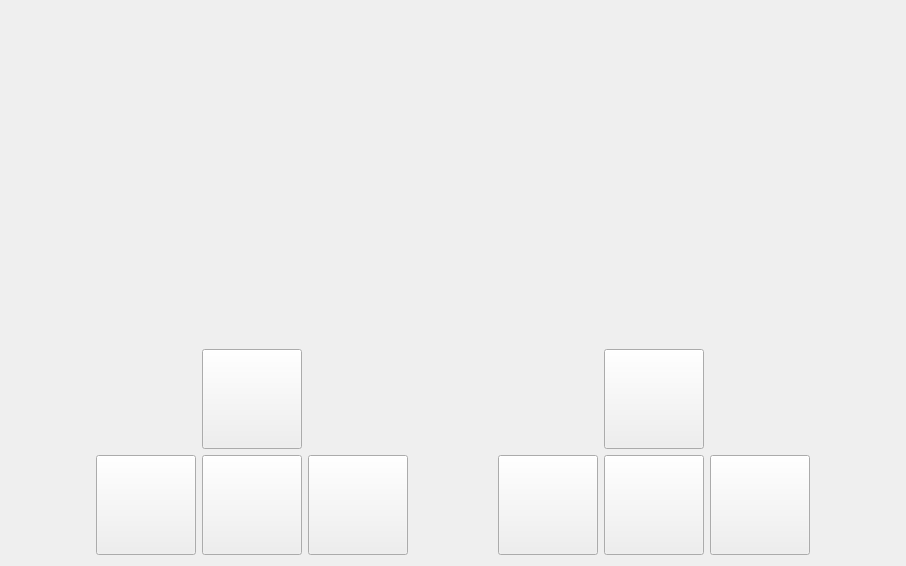
<?xml version="1.0" encoding="UTF-8"?>
<ui version="4.0">
 <class>CocpitConsoleWidget</class>
 <widget class="QWidget" name="CocpitConsoleWidget">
  <property name="geometry">
   <rect>
    <x>0</x>
    <y>0</y>
    <width>906</width>
    <height>566</height>
   </rect>
  </property>
  <property name="windowTitle">
   <string>Form</string>
  </property>
  <layout class="QVBoxLayout" name="verticalLayout">
   <item>
    <spacer name="verticalSpacer">
     <property name="orientation">
      <enum>Qt::Vertical</enum>
     </property>
     <property name="sizeHint" stdset="0">
      <size>
       <width>20</width>
       <height>268</height>
      </size>
     </property>
    </spacer>
   </item>
   <item>
    <layout class="QHBoxLayout" name="horizontalLayout_3">
     <item>
      <spacer name="horizontalSpacer_2">
       <property name="orientation">
        <enum>Qt::Horizontal</enum>
       </property>
       <property name="sizeHint" stdset="0">
        <size>
         <width>40</width>
         <height>20</height>
        </size>
       </property>
      </spacer>
     </item>
     <item>
      <layout class="QHBoxLayout" name="horizontalLayout_2">
       <item>
        <layout class="QVBoxLayout" name="verticalLayout_7">
         <item>
          <spacer name="verticalSpacer_5">
           <property name="orientation">
            <enum>Qt::Vertical</enum>
           </property>
           <property name="sizeHint" stdset="0">
            <size>
             <width>20</width>
             <height>40</height>
            </size>
           </property>
          </spacer>
         </item>
         <item>
          <widget class="QPushButton" name="pushButton_9">
           <property name="minimumSize">
            <size>
             <width>100</width>
             <height>100</height>
            </size>
           </property>
           <property name="maximumSize">
            <size>
             <width>100</width>
             <height>100</height>
            </size>
           </property>
           <property name="text">
            <string/>
           </property>
           <property name="icon">
            <iconset resource="../../resources.qrc">
             <normaloff>:/Icons/Icons/left37.png</normaloff>:/Icons/Icons/left37.png</iconset>
           </property>
           <property name="iconSize">
            <size>
             <width>64</width>
             <height>64</height>
            </size>
           </property>
           <property name="shortcut">
            <string>A</string>
           </property>
          </widget>
         </item>
        </layout>
       </item>
       <item>
        <layout class="QVBoxLayout" name="verticalLayout_8">
         <item>
          <spacer name="verticalSpacer_2">
           <property name="orientation">
            <enum>Qt::Vertical</enum>
           </property>
           <property name="sizeHint" stdset="0">
            <size>
             <width>20</width>
             <height>40</height>
            </size>
           </property>
          </spacer>
         </item>
         <item>
          <widget class="QPushButton" name="pushButton_10">
           <property name="minimumSize">
            <size>
             <width>100</width>
             <height>100</height>
            </size>
           </property>
           <property name="maximumSize">
            <size>
             <width>100</width>
             <height>100</height>
            </size>
           </property>
           <property name="text">
            <string/>
           </property>
           <property name="icon">
            <iconset resource="../../resources.qrc">
             <normaloff>:/Icons/Icons/up21.png</normaloff>:/Icons/Icons/up21.png</iconset>
           </property>
           <property name="iconSize">
            <size>
             <width>64</width>
             <height>64</height>
            </size>
           </property>
           <property name="shortcut">
            <string>W</string>
           </property>
          </widget>
         </item>
         <item>
          <widget class="QPushButton" name="pushButton_11">
           <property name="minimumSize">
            <size>
             <width>100</width>
             <height>100</height>
            </size>
           </property>
           <property name="maximumSize">
            <size>
             <width>100</width>
             <height>100</height>
            </size>
           </property>
           <property name="text">
            <string/>
           </property>
           <property name="icon">
            <iconset resource="../../resources.qrc">
             <normaloff>:/Icons/Icons/down13.png</normaloff>:/Icons/Icons/down13.png</iconset>
           </property>
           <property name="iconSize">
            <size>
             <width>64</width>
             <height>64</height>
            </size>
           </property>
           <property name="shortcut">
            <string>S</string>
           </property>
          </widget>
         </item>
        </layout>
       </item>
       <item>
        <layout class="QVBoxLayout" name="verticalLayout_9">
         <item>
          <spacer name="verticalSpacer_6">
           <property name="orientation">
            <enum>Qt::Vertical</enum>
           </property>
           <property name="sizeHint" stdset="0">
            <size>
             <width>20</width>
             <height>40</height>
            </size>
           </property>
          </spacer>
         </item>
         <item>
          <widget class="QPushButton" name="pushButton_12">
           <property name="minimumSize">
            <size>
             <width>100</width>
             <height>100</height>
            </size>
           </property>
           <property name="maximumSize">
            <size>
             <width>100</width>
             <height>100</height>
            </size>
           </property>
           <property name="text">
            <string/>
           </property>
           <property name="icon">
            <iconset resource="../../resources.qrc">
             <normaloff>:/Icons/Icons/right37.png</normaloff>:/Icons/Icons/right37.png</iconset>
           </property>
           <property name="iconSize">
            <size>
             <width>64</width>
             <height>64</height>
            </size>
           </property>
           <property name="shortcut">
            <string>D</string>
           </property>
          </widget>
         </item>
        </layout>
       </item>
      </layout>
     </item>
     <item>
      <spacer name="horizontalSpacer">
       <property name="orientation">
        <enum>Qt::Horizontal</enum>
       </property>
       <property name="sizeHint" stdset="0">
        <size>
         <width>40</width>
         <height>20</height>
        </size>
       </property>
      </spacer>
     </item>
     <item>
      <layout class="QHBoxLayout" name="horizontalLayout">
       <item>
        <layout class="QVBoxLayout" name="verticalLayout_6">
         <item>
          <spacer name="verticalSpacer_4">
           <property name="orientation">
            <enum>Qt::Vertical</enum>
           </property>
           <property name="sizeHint" stdset="0">
            <size>
             <width>20</width>
             <height>40</height>
            </size>
           </property>
          </spacer>
         </item>
         <item>
          <widget class="QPushButton" name="pushButton_6">
           <property name="minimumSize">
            <size>
             <width>100</width>
             <height>100</height>
            </size>
           </property>
           <property name="maximumSize">
            <size>
             <width>100</width>
             <height>100</height>
            </size>
           </property>
           <property name="text">
            <string/>
           </property>
           <property name="icon">
            <iconset resource="../../resources.qrc">
             <normaloff>:/Icons/Icons/left37.png</normaloff>:/Icons/Icons/left37.png</iconset>
           </property>
           <property name="iconSize">
            <size>
             <width>64</width>
             <height>64</height>
            </size>
           </property>
           <property name="shortcut">
            <string>Left</string>
           </property>
          </widget>
         </item>
        </layout>
       </item>
       <item>
        <layout class="QVBoxLayout" name="verticalLayout_4">
         <item>
          <spacer name="verticalSpacer_7">
           <property name="orientation">
            <enum>Qt::Vertical</enum>
           </property>
           <property name="sizeHint" stdset="0">
            <size>
             <width>20</width>
             <height>40</height>
            </size>
           </property>
          </spacer>
         </item>
         <item>
          <widget class="QPushButton" name="pushButton_5">
           <property name="minimumSize">
            <size>
             <width>100</width>
             <height>100</height>
            </size>
           </property>
           <property name="maximumSize">
            <size>
             <width>100</width>
             <height>100</height>
            </size>
           </property>
           <property name="text">
            <string/>
           </property>
           <property name="icon">
            <iconset resource="../../resources.qrc">
             <normaloff>:/Icons/Icons/up21.png</normaloff>:/Icons/Icons/up21.png</iconset>
           </property>
           <property name="iconSize">
            <size>
             <width>64</width>
             <height>64</height>
            </size>
           </property>
           <property name="shortcut">
            <string>Up</string>
           </property>
          </widget>
         </item>
         <item>
          <widget class="QPushButton" name="pushButton_7">
           <property name="minimumSize">
            <size>
             <width>100</width>
             <height>100</height>
            </size>
           </property>
           <property name="maximumSize">
            <size>
             <width>100</width>
             <height>100</height>
            </size>
           </property>
           <property name="text">
            <string/>
           </property>
           <property name="icon">
            <iconset resource="../../resources.qrc">
             <normaloff>:/Icons/Icons/down13.png</normaloff>:/Icons/Icons/down13.png</iconset>
           </property>
           <property name="iconSize">
            <size>
             <width>64</width>
             <height>64</height>
            </size>
           </property>
           <property name="shortcut">
            <string>Down</string>
           </property>
          </widget>
         </item>
        </layout>
       </item>
       <item>
        <layout class="QVBoxLayout" name="verticalLayout_5">
         <item>
          <spacer name="verticalSpacer_3">
           <property name="orientation">
            <enum>Qt::Vertical</enum>
           </property>
           <property name="sizeHint" stdset="0">
            <size>
             <width>20</width>
             <height>40</height>
            </size>
           </property>
          </spacer>
         </item>
         <item>
          <widget class="QPushButton" name="pushButton_8">
           <property name="minimumSize">
            <size>
             <width>100</width>
             <height>100</height>
            </size>
           </property>
           <property name="maximumSize">
            <size>
             <width>100</width>
             <height>100</height>
            </size>
           </property>
           <property name="text">
            <string/>
           </property>
           <property name="icon">
            <iconset resource="../../resources.qrc">
             <normaloff>:/Icons/Icons/right37.png</normaloff>:/Icons/Icons/right37.png</iconset>
           </property>
           <property name="iconSize">
            <size>
             <width>64</width>
             <height>64</height>
            </size>
           </property>
           <property name="shortcut">
            <string>Right</string>
           </property>
          </widget>
         </item>
        </layout>
       </item>
      </layout>
     </item>
     <item>
      <spacer name="horizontalSpacer_3">
       <property name="orientation">
        <enum>Qt::Horizontal</enum>
       </property>
       <property name="sizeHint" stdset="0">
        <size>
         <width>40</width>
         <height>20</height>
        </size>
       </property>
      </spacer>
     </item>
    </layout>
   </item>
  </layout>
 </widget>
 <resources>
  <include location="../../resources.qrc"/>
 </resources>
 <connections/>
</ui>
